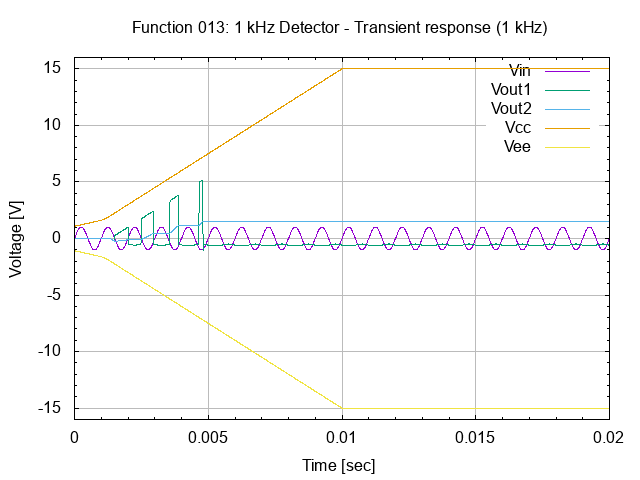

gnuplot code for this plot:
# setup terminal
set term png

# setup graph
set output "26.013.00.01.01.02.png"
set title "Function 013: 1 kHz Detector - Transient response (1 kHz)"

# setup Y-axis
set yrange [-16:16]
set grid ytics lt 1 lw 1 lc rgb "#bbbbbb"
set mytics
set ylabel "Voltage [V]"

# setup X-axis
set grid xtics lt 1 lw 1 lc rgb "#bbbbbb"
set mxtics
set xrange [0:0.02]
set xlabel "Time [sec]"

# setup plot style
set style data lines
plot '26.013.00.01.01.dat' using 1:2 title "Vin", \
     '26.013.00.01.01.dat' using 1:3 title "Vout1", \
     '26.013.00.01.01.dat' using 1:4 title "Vout2", \
     '26.013.00.01.01.dat' using 1:5 title "Vcc", \
     '26.013.00.01.01.dat' using 1:6 title "Vee"

# set output back to default
set output

# reset terminal type
set terminal pop
